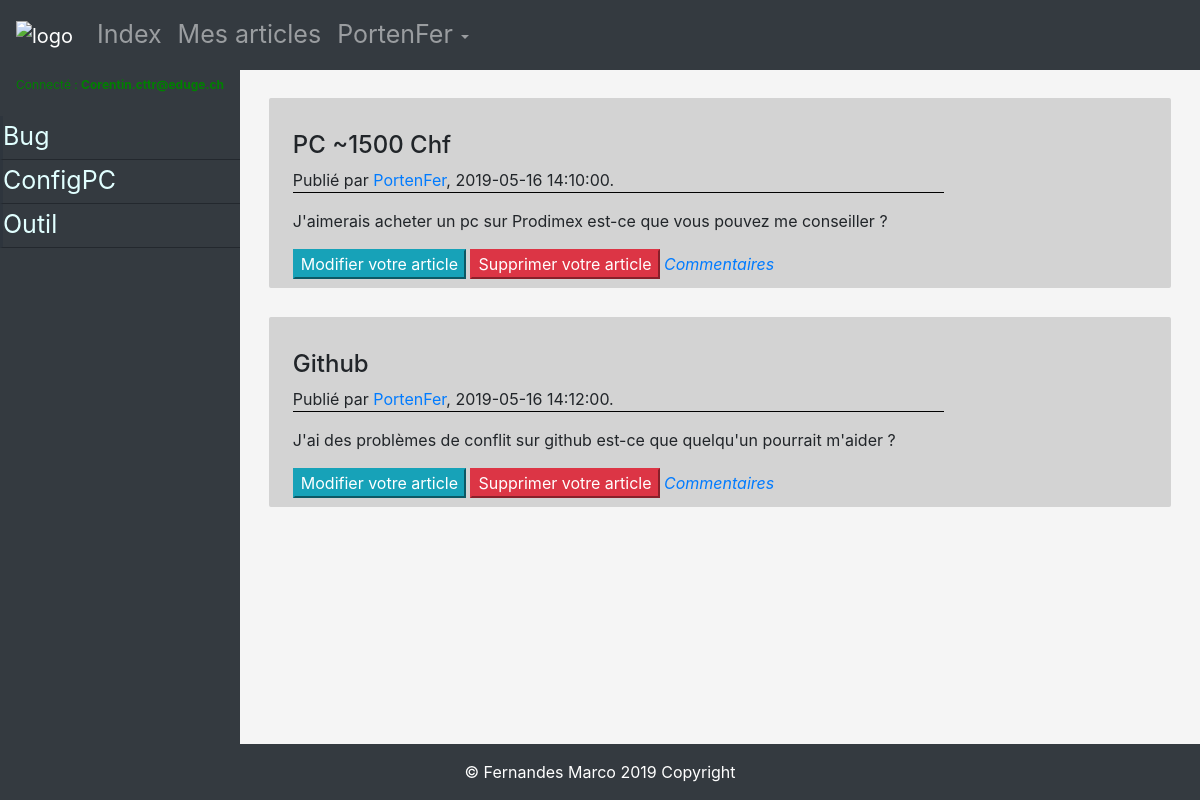
Screenshot of /index.php?page=MesArticles (signed in) with the database file from the repository.
### tables this page shows
CREATE TABLE IF NOT EXISTS `topics` (
  `id_topic` int(11) NOT NULL AUTO_INCREMENT,
  `title_topic` varchar(100) NOT NULL,
  PRIMARY KEY (`id_topic`),
  UNIQUE KEY `title` (`title_topic`)
);

CREATE TABLE IF NOT EXISTS `articles` (
  `id_article` int(11) NOT NULL AUTO_INCREMENT,
  `id_topic` int(11) NOT NULL,
  `id_user` int(11) NOT NULL,
  `title` varchar(50) NOT NULL,
  `content` text NOT NULL,
  `creation_date` timestamp NOT NULL DEFAULT CURRENT_TIMESTAMP,
  `is_active` tinyint(1) NOT NULL,
  PRIMARY KEY (`id_article`),
  KEY `id_article` (`id_article`),
  KEY `id_topic` (`id_topic`),
  KEY `id_user` (`id_user`)
);

CREATE TABLE IF NOT EXISTS `users` (
  `id_user` int(11) NOT NULL AUTO_INCREMENT,
  `pseudo` varchar(50) NOT NULL,
  `last_name` varchar(50) NOT NULL,
  `first_name` varchar(50) NOT NULL,
  `email` varchar(50) NOT NULL,
  `password` varchar(45) NOT NULL,
  `is_admin` tinyint(1) NOT NULL,
  `is_active` tinyint(1) NOT NULL,
  PRIMARY KEY (`id_user`)
);

### new_functions/pdoConnection.php (called while the page is built, shortened)
<?php
class EDatabase {
    private static $pdoInstance;
    public static function getInstance() {
        if (self::$pdoInstance == null) {
            try {
                $dsn = EDB_DBTYPE . ':host=' . EDB_HOST . ';port=' . EDB_PORT . ';dbname=' . EDB_DBNAME . ';charset=utf8';
                self::$pdoInstance = new PDO($dsn, EDB_USER, EDB_PASS);
                self::$pdoInstance->setAttribute(PDO::ATTR_ERRMODE, PDO::ERRMODE_EXCEPTION);
            } catch (PDOException $e) {
                echo "Database Error: " . $e->getMessage();
            }
        }
        return self::$pdoInstance;
    }
}

### new_functions/fonctionDatabase.php (called while the page is built, shortened)
<?php
function getTopics() {
    try {
        $sql = "SELECT * FROM `topics`";
        $dbQuery = EDatabase::getInstance()->prepare($sql);
        $dbQuery->execute();
        return $dbQuery->fetchAll(PDO::FETCH_ASSOC);
    } catch (PDOException $e) {
        die('Erreur : ' . $e->getMessage());
    }
}
function getArticlesUser($idUtilisateur) {
    try {
        $sql = "SELECT * FROM `articles` "
                . "LEFT JOIN `users` ON `articles`.`id_user` = `users`.`id_user` "
                . "WHERE `users`.id_user = :id_user "
                . "AND  `articles`.`is_active` = 1";
        $dbQuery = EDatabase::getInstance()->prepare($sql);
        $dbQuery->bindParam(':id_user', $idUtilisateur);
        $dbQuery->execute();
        return $dbQuery->fetchAll(PDO::FETCH_ASSOC);
    } catch (PDOException $e) {
        die('Erreur : ' . $e->getMessage());
    }
}

### new_includes/mesArticles.php (the view, shortened to what this page needs)
<article>
    <div class="insideArt row content">
        <div class="col-sm-9">
            <h4><?= $value["title"] ?></h4>
            <p class="bordure"> Publié par <a href="index.php?page=publicProfile&pseudoProfile=<?= $value["pseudo"] ?>"><?= $value["pseudo"] ?></a>, <?= $value["creation_date"] ?>.</p>
            <p><?= $value["content"] ?></p>
            <a href="index.php?page=ModifArticles&idModifMyArticle=<?= $value["id_article"] ?>"><input type="button" class="btn-info" name="ModifMyArticles" value="Modifier votre article"></a>
            <a href="index.php?page=DeleteArticle&DeleteArticleById=<?= $value["id_article"] ?>"><input class="btn-danger" type="submit" name="DelMyArticles" value="Supprimer votre article"></a>
            <em><a href="./index.php?page=afficheArticleById&idArt=<?= $value["id_article"] ?>">Commentaires</a></em>
        </div>
    </div>
</article>

### new_includes/menu.inc.php (shortened to what this page needs)
<?php
$tableTopic = getTopics();
?>
<nav class="nav-side-menu bg-dark text-white">
    <div class="text-white bg-dark brand">
        <?php if (isset($_SESSION["Connected"])) { ?>
            <p style="color:green; font-size: 12px;">Connecté : <strong> <?= $_SESSION["email"] ?></strong></p>
        <?php } ?>
    </div>
    <div class="menu-list">
        <ul id="menu-content" class="menu-content collapse out">
            <?php
            if (isset($_SESSION["Connected"])) {
                foreach ($tableTopic as $value) {
                    ?>
                    <li><a class="fontSize" href="index.php?page=displayArtByTopics&nameTopic=<?= $value["title_topic"] ?>&id_topic=<?= $value["id_topic"] ?>"><?= $value["title_topic"] ?></a></li>
                    <?php
                }
            }
            ?>
            <br>
        </ul>
    </div>
</nav>

### new_includes/article.inc.php (shortened to what this page needs)
<section>
    <?php
    if (isset($_SESSION["Connected"]) && $page == "MesArticles") {
        $tableArticlesUser = getArticlesUser($_SESSION["id_user"]);
        foreach ($tableArticlesUser as $value) {
            include '/new_includes/mesArticles.php';
        }
    }
    ?>
</section>

### css/MyCFPTForum.css (style rules this page uses)
section { height: 88vh; background-color: whitesmoke; overflow-y: scroll; }
article { border-radius: 2px; margin: 3% 3% 3% 3%; background-color: lightgrey; }
.insideArt { margin-left: 1%; padding-top: 1%; padding-bottom: 1%; }
.bordure { border-bottom:1px solid black; }
.fontSize { font-size: 25px; }
.nav-side-menu { background-color: #2e353d; float: left; width: 20%; height: 88vh; }
.nav-side-menu .brand { line-height: 30px; text-align: center; }
.nav-side-menu ul,.nav-side-menu li { list-style: none; padding: 0px; margin: 0px; line-height: 40px; cursor: pointer; }
.nav-side-menu li { padding-left: 0px; border-left: 3px solid #2e353d; border-bottom: 1px solid #23282e; }
.nav-side-menu li a { text-decoration: none; color: #e1ffff; }
@media (min-width: 767px) { .nav-side-menu .menu-list .menu-content { display: block; } }
body { background-color: #e8e8e8; }

### rows the page displays
topics: title_topic "Bug"
topics: title_topic "ConfigPC"
topics: title_topic "Outil"
articles: title "PC ~1500 Chf", id_user.pseudo "PortenFer", creation_date "2019-05-16 14:10:00", content "J'aimerais acheter un pc sur Prodimex est-ce que vous pouvez me conseiller ?"
articles: title "Github", id_user.pseudo "PortenFer", creation_date "2019-05-16 14:12:00", content "J'ai des problèmes de conflit sur github est-ce que quelqu'un pourrait m'aider ?"

### other values shown
$_SESSION["pseudo"] "PortenFer"
